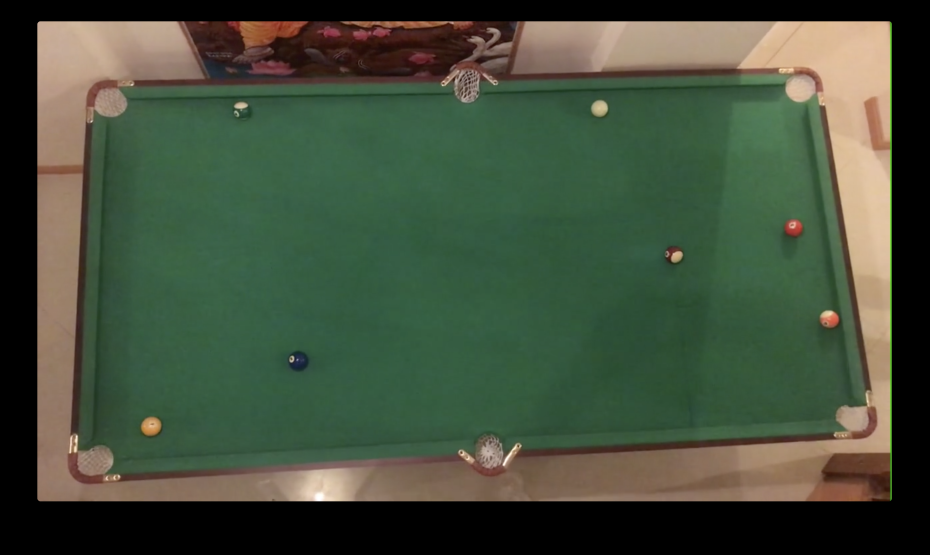
#> input picture 4BallSampleFrame2.png, 2788 x 1664 px (shown at 1/3 size)
$ python kMeans.py 4BallSampleFrame2.png
#> lines starting #> are read from the running program, lines starting #| are printed output that depends on the picture; after the words box and inside, x2 and y2 are one past the last pixel; in counts of white or black regions, pixels touching at a corner belong together
### transform.py
import sys
import numpy as np
import cv2

HUE_MAX = 180    # open cv does this so it stays within a uint8
HUE_WINDOW = 10

GREY_SAT = 60

def isGrey(hsvPixel):
    return hsvPixel[1] < GREY_SAT

# ------------------------   GET THE FELT COLOR  --------------------------
# assume that the most common hue in a give window is the felt hue
def findFeltHueAutomatic(hsv, given):
    if given != 'hsv':
        trhow("error: findFeltHueAutomatic expects a hsv")

    counts = np.zeros(HUE_MAX)
    for i in range(hsv.shape[0]):
        for j in range(hsv.shape[1]):
            if not isGrey(hsv[i][j]):
                counts[hsv[i][j][0]] += 1

    # get hue  window for the felt
    best = 0
    best_hue = 0
    for h in range(HUE_MAX):
        count = 0
        for w in range(HUE_WINDOW):
            count += counts[(h+w) % HUE_MAX]
        if count > best:
            best = count
            best_hue = h

    # actual hue center is offset
    return (best_hue + int(HUE_WINDOW/2)) % HUE_MAX


# ----------------------  Felt hue array  -----------------------------
# simply makes a lookup truth table for hue values
def isFeltHueArray(hue):

    # set those
    isFeltHue = [False] * HUE_MAX
    for w in range(HUE_WINDOW):
        isFeltHue[(hue + w - int(HUE_WINDOW/2) + HUE_MAX) % HUE_MAX] = True

    return isFeltHue


# ----------------------  Find the circles/balls  -----------------------------
# assumes the size of the balls don't change too much
# also assumes that the best matches are balls...
# [104 lines left out: functions getCircles, midPoint, getPockets, findBallRadiusAutomatic, not called in this run]

# ----------------------- get a filled in Table blob  --------------------------
# scales the image down, gets the mask based on felt hue, smooths it, fills it,
# scales it back to the original size, then returns it
def getTableMask(image, hue, given):

    if given != 'hsv':
        throw("Error: getTableMask only accepts hsv atm ")

    hsv = cv2.resize(image, (int(image.shape[1]/2), int(image.shape[0]/2)))
    isFeltHue = isFeltHueArray(hue)

    for i in range(hsv.shape[0]):
        for j in range(hsv.shape[1]):
            if isFeltHue[hsv[i][j][0]] and not isGrey(hsv[i][j]):
                hsv[i][j][2] = 255
            else:
                hsv[i][j][2] = 0

    mask = hsv[:,:,2]

    kernel = np.ones((5,5),np.uint8)
    mask = cv2.dilate(mask, kernel,iterations = 1)
    mask = cv2.medianBlur(mask, 5)
    mask = cv2.erode(mask, kernel,iterations = 1)
    mask = cv2.medianBlur(mask, 3)

    mask = getLargestBlob(mask)

    # assumes only 1 convex blob to fill in, hence the blob detection
    for i in range(mask.shape[0]):
        bot = 0
        top = mask.shape[1] - 1
        while mask[i][bot] == 0 and top > bot:
            bot += 1
        while mask[i][top] == 0 and top > bot:
            top -= 1
        if mask[i][top] == 0: #nothing to fill in
            continue
        for j in range(bot, top+1):
            mask[i][j] = 255
    for j in range(mask.shape[1]):
        left = 0
        right = mask.shape[0]  - 1
        while mask[left][j] == 0 and right > left:
            left += 1
        while mask[right][j] == 0 and right > left:
            right -= 1
        if mask[left][j] == 0: #nothing to fill in
            continue
        for i in range(left, right+1):
            mask[i][j] = 255

    mask = cv2.resize(mask, (image.shape[1], image.shape[0]))

    # clean up the image post resize
    thresh = mask > 40
    mask[thresh] = [255]
    # mask = cv2.medianBlur(mask, 3)

    return mask

# -------------------- Blob detection and largest blob  -----------------------
# takes in a thresholded image, setting largest blob to having 255 values, 0 elsewhere
def getLargestBlob(mask):

    # find the blobs with just the 4 connectivity ie up and left check
    blobs = np.zeros((mask.shape[0], mask.shape[1]), np.uint16)
    curr_label = 1 # 0 is for no label
    label_equiv = [0]
    counts = [0]
    for i in range(mask.shape[0]):
        for j in range(mask.shape[1]):

            # ignore if not anything
            if mask[i][j] == 0:
                blobs[i][j] = 0
                continue

            #check above
            if i > 0 and blobs[i-1][j] != 0:
                blobs[i][j] = label_equiv[blobs[i-1][j]]

                # check if the label equivalences need updating
                if j > 0 and blobs[i][j-1] != blobs[i-1][j] and blobs[i][j-1] != 0:
                    if label_equiv[blobs[i][j-1]] > label_equiv[blobs[i-1][j]]:
                        label_equiv[blobs[i][j-1]] = label_equiv[blobs[i-1][j]]
                    if label_equiv[blobs[i-1][j]] > label_equiv[blobs[i][j-1]]:
                        label_equiv[blobs[i-1][j]] = label_equiv[blobs[i][j-1]]

            # nothing above, check left
            elif j > 0 and blobs[i][j-1] != 0:
                    blobs[i][j] = blobs[i][j-1]

            # otherwise we need to make anew label
            else:
                blobs[i][j] = curr_label
                label_equiv.append(curr_label)
                counts.append(0)
                curr_label += 1

            counts[blobs[i][j]] += 1

    # shuffle the counts down to the lowest label
    for i in range(1, len(counts)):
        temp = counts[i]
        counts[i] = 0
        counts[label_equiv[i]] += temp

    # # find the largest label
    largest_count = 0
    largest_blob = 1
    for i in range(1, len(counts)):
        if largest_count < counts[i]:
            largest_blob = i
            largest_count = counts[i]

    # go through the equivalences and only keep the label with the largest label
    for i in range(mask.shape[0]):
        for j in range(mask.shape[1]):
            if label_equiv[blobs[i][j]] == largest_blob:
                mask[i][j] = 255
            else:
                mask[i][j] = 0
    return mask

# ------------------------- Hough line intersection  ----------------------------
# taken from https://stackoverflow.com/questions/46565975/find-intersection-point-of-two-lines-drawn-using-houghlines-opencv
# [133 lines left out: functions getIntersect, getCorners, projectiveTransform, normaliseSatAndVal, not called in this run]


# --------------- Increase the contrast of saturation values -------------------
# makes less saturated pixels appear even greyer, and more saturated pixels more saturated
# Warning: a bit expensive
# def contrastSaturations(hsv, mask, given):
#
#     if given != 'hsv':
#         throw("Error: getBalls only accepts hsv atm ")
#
#     FORCE = 20.0 # smaller pushes the sat harder
#     for i in range(len(hsv)):
#         for j in range(len(hsv[i])):
#
#             if mask[i][j]:
#                 rescaled = (hsv[i][j][1] - 2.0*GREY_SAT)/FORCE
#                 hsv[i][j][1] = 255.0 * 1.0 / (1.0 + np.exp(-rescaled))
#
#     return hsv

### kMeans.py
#!/usr/bin/python3
import sys
import numpy as np
# from sklearn.cluster import KMeans
# from sklearn.mixture import GaussianMixture
import cv2
import transform

# take in the image then put all pixels in 1 array
initial = cv2.imread(sys.argv[1])
#> initial is the input picture: shape (1664, 2788, 3); mean B, G, R 59.8, 79.2, 67.4
initial = cv2.resize(initial, (int(initial.shape[1]/4), int(initial.shape[0]/4)))
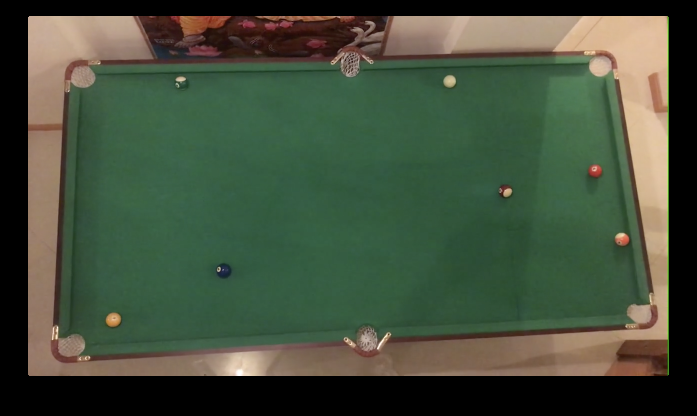
#> initial: shape (416, 697, 3); mean B, G, R 59.9, 79.3, 67.5
img = initial.copy()
hsv = cv2.cvtColor(img, cv2.COLOR_BGR2HSV)
#> hsv: shape (416, 697, 3); mean H, S, V 40, 76.6, 86.5

# find the table hue and table mask
feltHue  = transform.findFeltHueAutomatic(hsv, 'hsv')
#> feltHue = 68
isFeltHue = transform.isFeltHueArray(feltHue)
#> isFeltHue = 180 items, first 6: False, False, False, False, False, False
tableMask  = transform.getTableMask(hsv, feltHue, 'hsv')
#> in getTableMask, `hsv = cv2.resize(image, (int(image.shape[1]/2), int(image.shape[0]/2)))`: hsv: shape (208, 348, 3); mean H, S, V 40.1, 76.5, 86.5
#> after the loop in getTableMask, `for i in range(hsv.shape[0]):`: hsv: shape (208, 348, 3); mean H, S, V 40.1, 76.5, 123.1
#> in getTableMask, `mask = hsv[:,:,2]`: mask: shape (208, 348); 48.3% white; 42 white regions (40 under 20 px), largest, box (x1, y1, x2, y2) and area: (32, 30, 321, 176) 34854, (303, 75, 309, 84) 21
#> in getTableMask, `mask = cv2.dilate(mask, kernel,iterations = 1)`: mask: shape (208, 348); 54.3% white; 8 black regions (6 under 20 px), largest, box (x1, y1, x2, y2) and area: (0, 0, 348, 208) 33013, (295, 83, 302, 89) 28
#> in getTableMask, `mask = cv2.medianBlur(mask, 5)`: mask: shape (208, 348); 54.3% white; 4 black regions (3 under 20 px), largest, box (x1, y1, x2, y2) and area: (0, 0, 348, 208) 33029
#> in getTableMask, `mask = cv2.erode(mask, kernel,iterations = 1)`: mask: shape (208, 348); 51.2% white; 4 black regions, box (x1, y1, x2, y2) and area: (0, 0, 348, 208) 35173, (294, 81, 303, 90) 75, (52, 157, 60, 164) 53, (109, 133, 116, 139) 42
#> in getTableMask, `mask = cv2.medianBlur(mask, 3)`: mask: shape (208, 348); 51.2% white; 4 black regions, box (x1, y1, x2, y2) and area: (0, 0, 348, 208) 35191, (294, 81, 303, 90) 74, (52, 157, 60, 164) 52, (109, 133, 116, 139) 38
#> after the loop in getLargestBlob, `for i in range(mask.shape[0]):`:
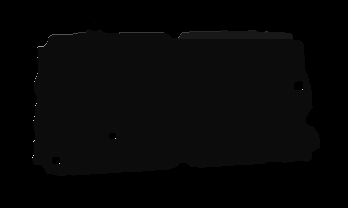
#> blobs: shape (208, 348) uint16; min 0, max 42, mean 1.1; drawn with min black and max white
#> after the loop in getLargestBlob, `for i in range(mask.shape[0]):`:
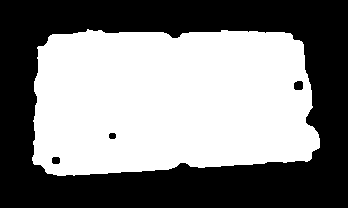
#> mask: shape (208, 348); 51.1% white; 4 black regions, box (x1, y1, x2, y2) and area: (0, 0, 348, 208) 35249, (294, 81, 303, 90) 74, (52, 157, 60, 164) 52, (109, 133, 116, 139) 38
#> after the loop in getTableMask, `for i in range(mask.shape[0]):`:
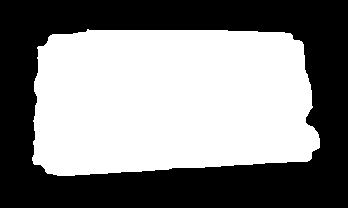
#> mask: shape (208, 348); 51.9% white; 1 black region, box (x1, y1, x2, y2) and area: (0, 0, 348, 208) 34819
#> after the loop in getTableMask, `for j in range(mask.shape[1]):`:
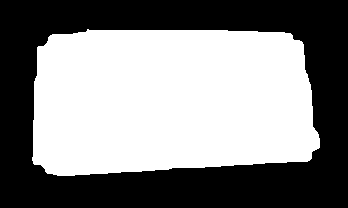
#> mask: shape (208, 348); 52.2% white; 1 black region, box (x1, y1, x2, y2) and area: (0, 0, 348, 208) 34628
#> in getTableMask, `thresh = mask > 40`:
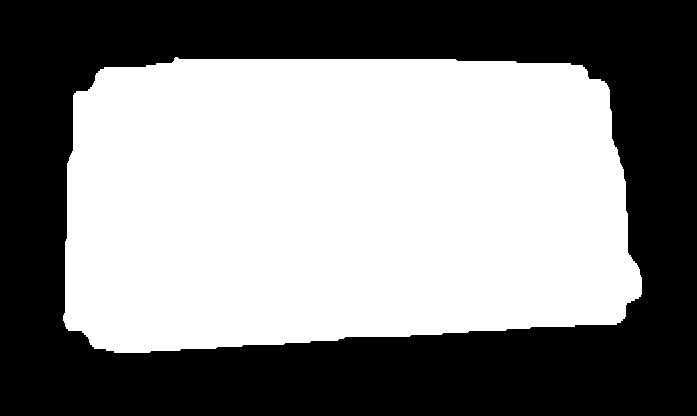
#> thresh: shape (416, 697) bool; 52.7% white; 1 black region, box (x1, y1, x2, y2) and area: (0, 0, 697, 416) 137072
#> in getTableMask, `mask[thresh] = [255]`:
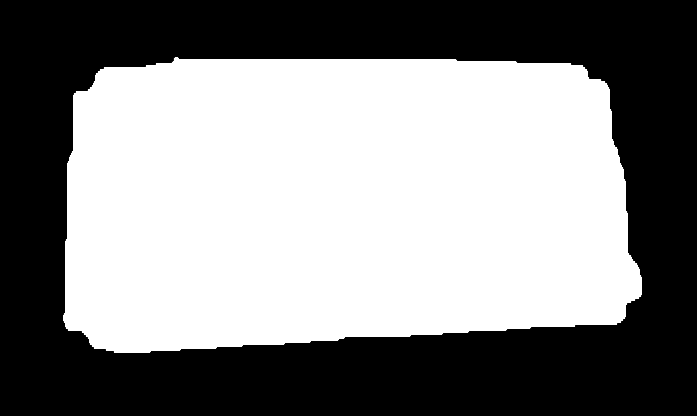
#> mask: shape (416, 697); min 0, max 255, mean 134.5

# [12 lines of commented-out code are left out]
#> (the run stopped early here; a loop or call above may not have finished)

$ run again, on 8BallSampleFrame1.png
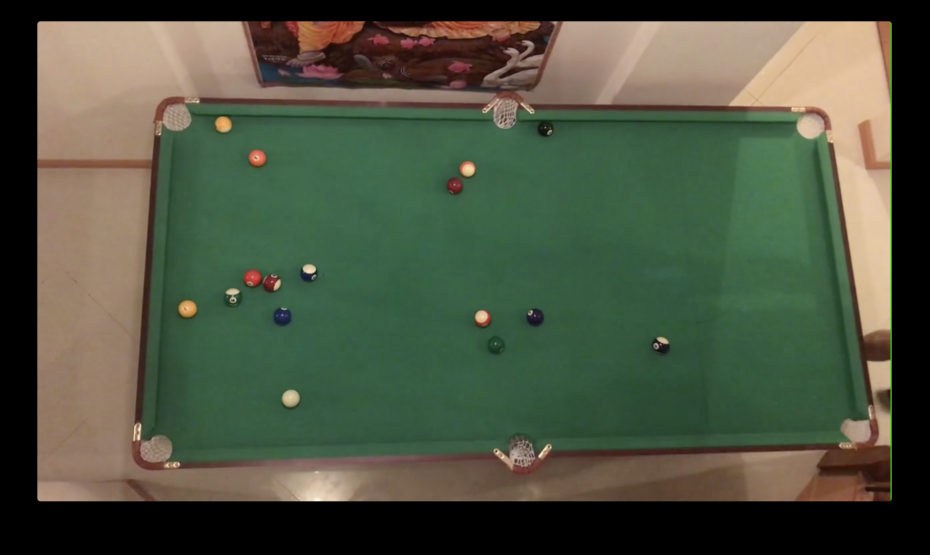
#> input picture 8BallSampleFrame1.png, 2788 x 1664 px (shown at 1/3 size)
#> initial is the input picture: shape (1664, 2788, 3); mean B, G, R 64.5, 83.5, 76.6
#> initial: shape (416, 697, 3)
#> feltHue = 68
#> `isFeltHue = transform.isFeltHueArray(feltHue)`: isFeltHue = 180 items, first 6: False, False, False, False, False, False
#> after the loop in getTableMask, `for i in range(mask.shape[0]):`:
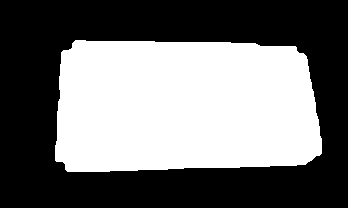
#> mask: shape (208, 348); 44.4% white; 1 white region, box (x1, y1, x2, y2) and area: (55, 40, 322, 172) 32119
#> thresh: shape (416, 697) bool; 44.9% white; 1 white region, box (x1, y1, x2, y2) and area: (109, 79, 646, 345) 130211
#> in getTableMask, `mask[thresh] = [255]`:
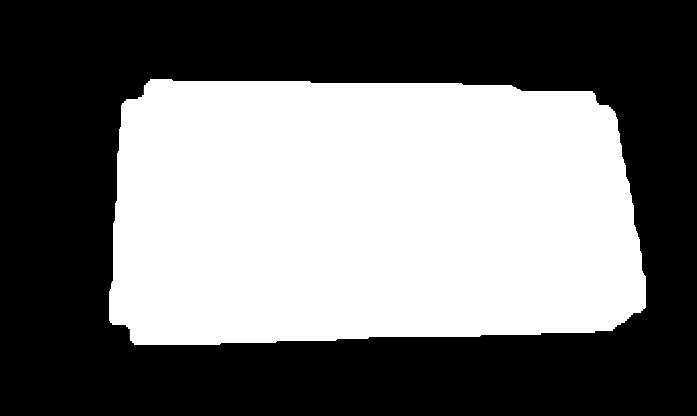
#> mask: shape (416, 697); min 0, max 255, mean 114.5

$ run again, on 8BallSampleFrame2.png
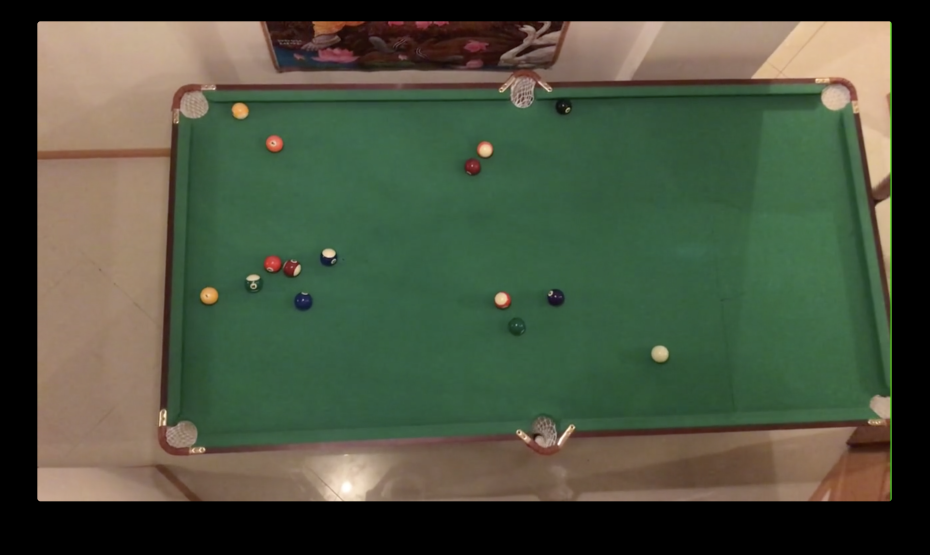
#> input picture 8BallSampleFrame2.png, 2788 x 1664 px (shown at 1/3 size)
#> initial is the input picture: shape (1664, 2788, 3); mean B, G, R 62.8, 82.1, 74.1
#> initial: shape (416, 697, 3)
#> feltHue = 68
#> `isFeltHue = transform.isFeltHueArray(feltHue)`: isFeltHue = 180 items, first 6: False, False, False, False, False, False
#> after the loop in getTableMask, `for i in range(mask.shape[0]):`:
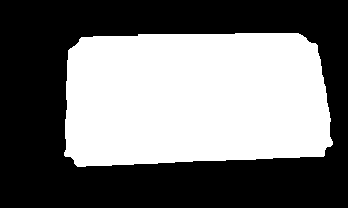
#> mask: shape (208, 348); 45.2% white; 1 white region, box (x1, y1, x2, y2) and area: (64, 33, 333, 167) 32694
#> thresh: shape (416, 697) bool; 45.7% white; 1 white region, box (x1, y1, x2, y2) and area: (128, 65, 668, 335) 132454
#> in getTableMask, `mask[thresh] = [255]`:
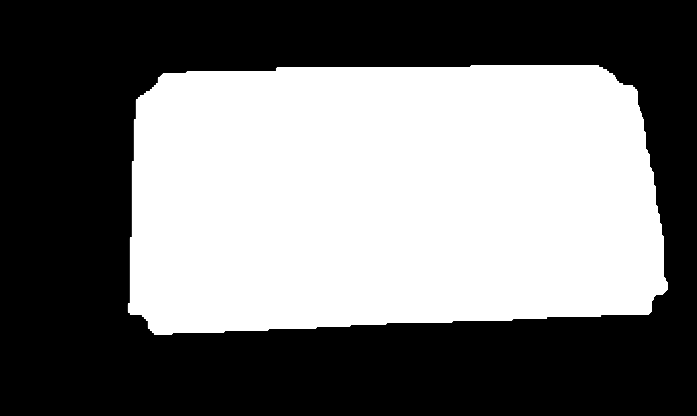
#> mask: shape (416, 697); min 0, max 255, mean 116.5

$ run again, on table_1.jpg
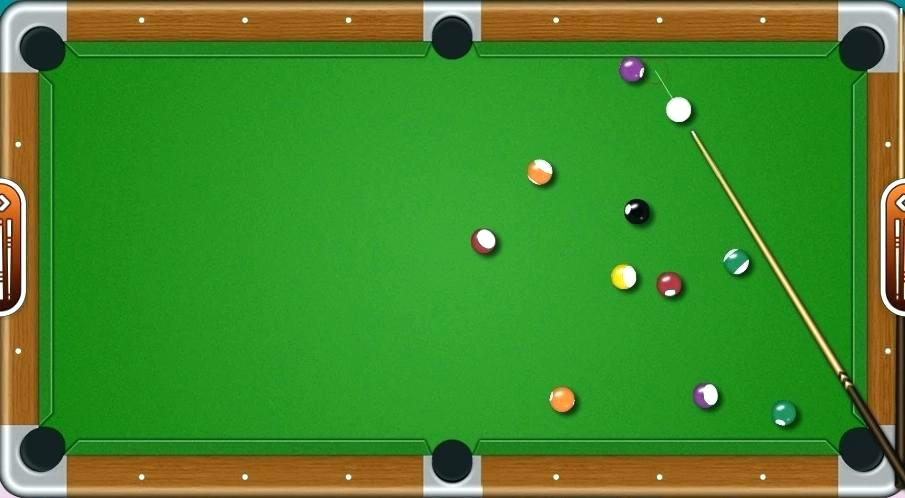
#> input picture table_1.jpg, 905 x 498 px
#> initial is the input picture: shape (498, 905, 3); mean B, G, R 42.2, 138.2, 67
#> initial: shape (124, 226, 3)
#> feltHue = 59
#> `isFeltHue = transform.isFeltHueArray(feltHue)`: isFeltHue = 180 items, first 6: False, False, False, False, False, False
#> thresh: shape (124, 226) bool; 76.1% white; 1 black region, box (x1, y1, x2, y2) and area: (0, 0, 226, 124) 6700
#> in getTableMask, `mask[thresh] = [255]`:
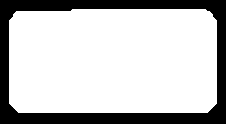
#> mask: shape (124, 226); min 0, max 255, mean 194
